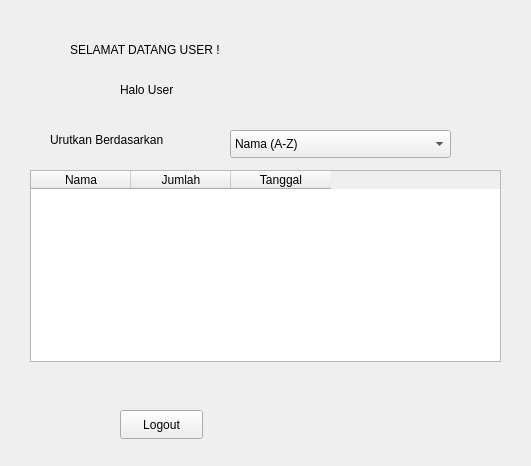
<?xml version="1.0" encoding="UTF-8"?>
<ui version="4.0">
 <class>UserWindow</class>
 <widget class="QWidget" name="UserWindow">
  <property name="geometry">
   <rect>
    <x>0</x>
    <y>0</y>
    <width>531</width>
    <height>466</height>
   </rect>
  </property>
  <property name="windowTitle">
   <string>Form</string>
  </property>
  <widget class="QLabel" name="labelUser">
   <property name="geometry">
    <rect>
     <x>70</x>
     <y>40</y>
     <width>191</width>
     <height>20</height>
    </rect>
   </property>
   <property name="text">
    <string>SELAMAT DATANG USER !</string>
   </property>
  </widget>
  <widget class="QLabel" name="labelUser_2">
   <property name="geometry">
    <rect>
     <x>120</x>
     <y>80</y>
     <width>71</width>
     <height>20</height>
    </rect>
   </property>
   <property name="text">
    <string>Halo User</string>
   </property>
  </widget>
  <widget class="QPushButton" name="logoutButton">
   <property name="geometry">
    <rect>
     <x>120</x>
     <y>410</y>
     <width>83</width>
     <height>29</height>
    </rect>
   </property>
   <property name="text">
    <string>Logout</string>
   </property>
  </widget>
  <widget class="QTableWidget" name="tabelUser">
   <property name="geometry">
    <rect>
     <x>30</x>
     <y>170</y>
     <width>471</width>
     <height>192</height>
    </rect>
   </property>
   <column>
    <property name="text">
     <string>Nama</string>
    </property>
   </column>
   <column>
    <property name="text">
     <string>Jumlah</string>
    </property>
   </column>
   <column>
    <property name="text">
     <string>Tanggal</string>
    </property>
   </column>
  </widget>
  <widget class="QComboBox" name="comboUrutkan">
   <property name="geometry">
    <rect>
     <x>230</x>
     <y>130</y>
     <width>221</width>
     <height>28</height>
    </rect>
   </property>
   <item>
    <property name="text">
     <string>Nama (A-Z)</string>
    </property>
   </item>
   <item>
    <property name="text">
     <string>Tanggal (Terbaru)</string>
    </property>
   </item>
   <item>
    <property name="text">
     <string>Jumlah (Terbanyak)</string>
    </property>
   </item>
  </widget>
  <widget class="QLabel" name="label">
   <property name="geometry">
    <rect>
     <x>50</x>
     <y>130</y>
     <width>151</width>
     <height>20</height>
    </rect>
   </property>
   <property name="text">
    <string>Urutkan Berdasarkan</string>
   </property>
  </widget>
 </widget>
 <resources/>
 <connections/>
</ui>
